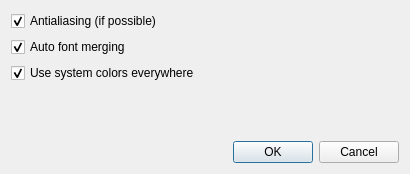
<?xml version="1.0" encoding="UTF-8"?>
<ui version="4.0">
 <class>SettingsDialog</class>
 <widget class="QDialog" name="SettingsDialog">
  <property name="geometry">
   <rect>
    <x>0</x>
    <y>0</y>
    <width>410</width>
    <height>174</height>
   </rect>
  </property>
  <property name="windowTitle">
   <string>Settings</string>
  </property>
  <layout class="QFormLayout" name="formLayout">
   <item row="4" column="0">
    <spacer name="verticalSpacer">
     <property name="orientation">
      <enum>Qt::Vertical</enum>
     </property>
     <property name="sizeHint" stdset="0">
      <size>
       <width>20</width>
       <height>40</height>
      </size>
     </property>
    </spacer>
   </item>
   <item row="5" column="0" colspan="2">
    <widget class="QDialogButtonBox" name="buttonBox">
     <property name="orientation">
      <enum>Qt::Horizontal</enum>
     </property>
     <property name="standardButtons">
      <set>QDialogButtonBox::Cancel|QDialogButtonBox::Ok</set>
     </property>
    </widget>
   </item>
   <item row="1" column="0" colspan="2">
    <widget class="QCheckBox" name="antialias">
     <property name="text">
      <string>Antialiasing (if possible)</string>
     </property>
     <property name="checked">
      <bool>true</bool>
     </property>
    </widget>
   </item>
   <item row="2" column="0" colspan="2">
    <widget class="QCheckBox" name="autoFontMerge">
     <property name="text">
      <string>Auto font merging</string>
     </property>
     <property name="checked">
      <bool>true</bool>
     </property>
    </widget>
   </item>
   <item row="3" column="0" colspan="2">
    <widget class="QCheckBox" name="systemColors">
     <property name="text">
      <string>Use system colors everywhere</string>
     </property>
     <property name="checked">
      <bool>true</bool>
     </property>
    </widget>
   </item>
  </layout>
 </widget>
 <resources/>
 <connections>
  <connection>
   <sender>buttonBox</sender>
   <signal>rejected()</signal>
   <receiver>SettingsDialog</receiver>
   <slot>reject()</slot>
   <hints>
    <hint type="sourcelabel">
     <x>325</x>
     <y>164</y>
    </hint>
    <hint type="destinationlabel">
     <x>286</x>
     <y>173</y>
    </hint>
   </hints>
  </connection>
 </connections>
</ui>
